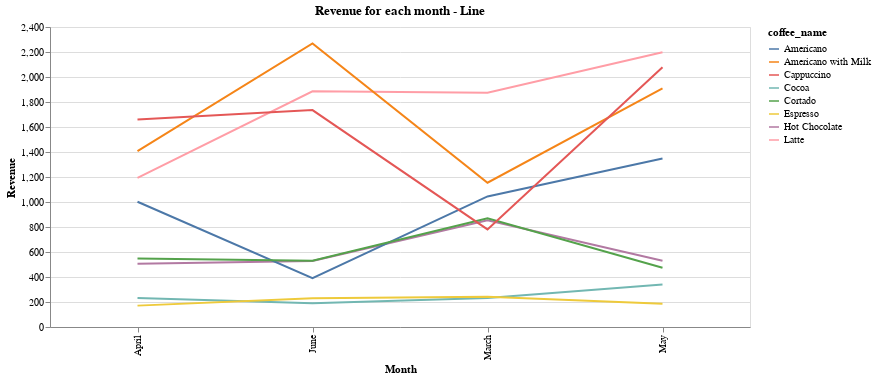

Write notebook code for a chart like this one.
### Code cell
#Revenue generated each month - Line

alt.Chart(df).mark_line().encode(
    x=alt.X('date1', title='Month'),
    y=alt.Y('sum(money)', title='Revenue'),
    color = 'coffee_name'
).properties(
    title='Revenue for each month - Line',
    width=700,
    height=300)

### Figure 1 — Vega-Lite specification as saved in the notebook (floating-point values rounded to 4 significant figures; data arrays with more than 128 entries replaced by an {"elided": "..."} marker saying what was removed)
{"config": {"view": {"continuousWidth": 400, "continuousHeight": 300}}, "data": {"name": "data-4d33c50656d9e5daca06aa3e7e2794d9"}, "mark": "line", "encoding": {"color": {"type": "nominal", "field": "coffee_name"}, "x": {"type": "nominal", "field": "date1", "title": "Month"}, "y": {"type": "quantitative", "aggregate": "sum", "field": "money", "title": "Revenue"}}, "height": 300, "title": "Revenue for each month - Line", "width": 700, "$schema": "https://vega.github.io/schema/vega-lite/v4.8.1.json", "datasets": {"data-4d33c50656d9e5daca06aa3e7e2794d9": {"elided": "896 records"}}}
